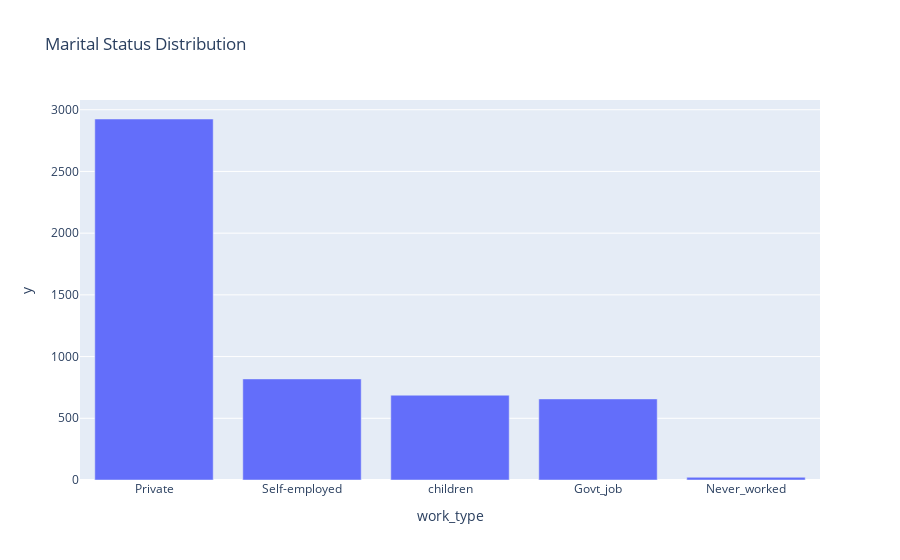

The code cell stored with this chart in its notebook:
### Code cell
# distribution of the martial status column
married_count = stroke['work_type'].value_counts()
fig_married = px.bar(married_count, 
                     x=married_count.index, 
                     y=married_count.values, 
                     title='Marital Status Distribution')
fig_married.show()

### Figure 1 — Plotly figure (JSON) as saved in the notebook; plotly's stock layout.template omitted (floating-point values rounded to 4 significant figures)
{"data": [{"alignmentgroup": "True", "hovertemplate": "work_type=%{x}<br>y=%{y}<extra></extra>", "legendgroup": "", "marker": {"color": "#636efa", "pattern": {"shape": ""}}, "name": "", "offsetgroup": "", "orientation": "v", "showlegend": false, "textposition": "auto", "type": "bar", "x": ["Private", "Self-employed", "children", "Govt_job", "Never_worked"], "xaxis": "x", "y": [2925, 819, 687, 657, 22], "yaxis": "y"}], "layout": {"barmode": "relative", "legend": {"tracegroupgap": 0}, "title": {"text": "Marital Status Distribution"}, "xaxis": {"anchor": "y", "domain": [0, 1], "title": {"text": "work_type"}}, "yaxis": {"anchor": "x", "domain": [0, 1], "title": {"text": "y"}}}}
